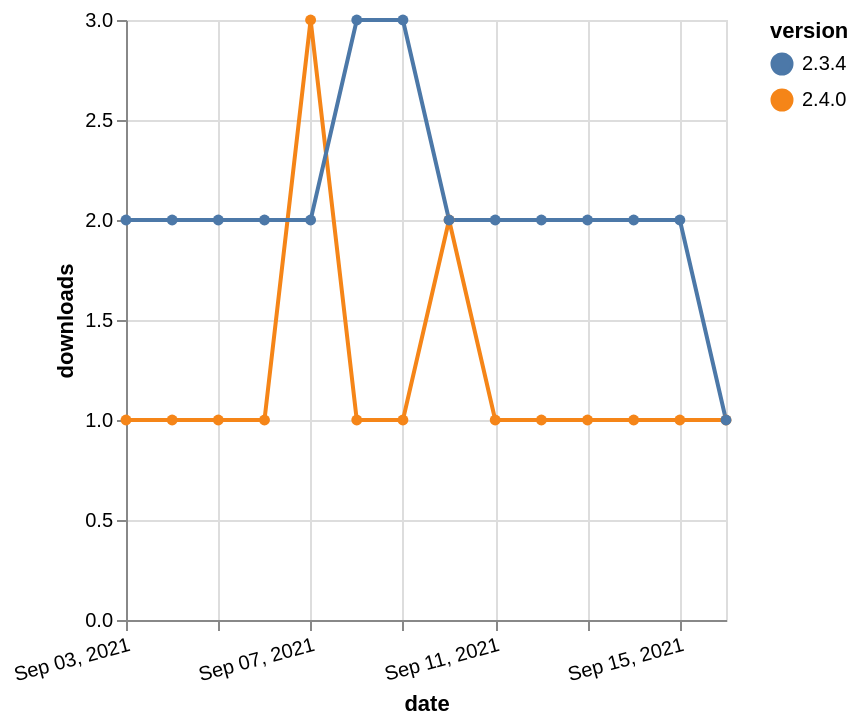

Vega-Lite specification for this chart:
### Vega-Lite specification from a JSON file in a GitHub repository (floating-point values rounded to 4 significant figures)
{"$schema": "https://vega.github.io/schema/vega-lite/v5.json", "description": "A simple bar chart with embedded data.", "data": {"values": [{"date": "2021-09-03", "total": 213, "delta": 1, "version": "2.4.0"}, {"date": "2021-09-04", "total": 214, "delta": 1, "version": "2.4.0"}, {"date": "2021-09-05", "total": 215, "delta": 1, "version": "2.4.0"}, {"date": "2021-09-06", "total": 216, "delta": 1, "version": "2.4.0"}, {"date": "2021-09-07", "total": 219, "delta": 3, "version": "2.4.0"}, {"date": "2021-09-08", "total": 220, "delta": 1, "version": "2.4.0"}, {"date": "2021-09-09", "total": 221, "delta": 1, "version": "2.4.0"}, {"date": "2021-09-10", "total": 223, "delta": 2, "version": "2.4.0"}, {"date": "2021-09-11", "total": 224, "delta": 1, "version": "2.4.0"}, {"date": "2021-09-12", "total": 225, "delta": 1, "version": "2.4.0"}, {"date": "2021-09-13", "total": 226, "delta": 1, "version": "2.4.0"}, {"date": "2021-09-14", "total": 227, "delta": 1, "version": "2.4.0"}, {"date": "2021-09-15", "total": 228, "delta": 1, "version": "2.4.0"}, {"date": "2021-09-16", "total": 229, "delta": 1, "version": "2.4.0"}, {"date": "2021-09-03", "total": 2232, "delta": 2, "version": "2.3.4"}, {"date": "2021-09-04", "total": 2234, "delta": 2, "version": "2.3.4"}, {"date": "2021-09-05", "total": 2236, "delta": 2, "version": "2.3.4"}, {"date": "2021-09-06", "total": 2238, "delta": 2, "version": "2.3.4"}, {"date": "2021-09-07", "total": 2240, "delta": 2, "version": "2.3.4"}, {"date": "2021-09-08", "total": 2243, "delta": 3, "version": "2.3.4"}, {"date": "2021-09-09", "total": 2246, "delta": 3, "version": "2.3.4"}, {"date": "2021-09-10", "total": 2248, "delta": 2, "version": "2.3.4"}, {"date": "2021-09-11", "total": 2250, "delta": 2, "version": "2.3.4"}, {"date": "2021-09-12", "total": 2252, "delta": 2, "version": "2.3.4"}, {"date": "2021-09-13", "total": 2254, "delta": 2, "version": "2.3.4"}, {"date": "2021-09-14", "total": 2256, "delta": 2, "version": "2.3.4"}, {"date": "2021-09-15", "total": 2258, "delta": 2, "version": "2.3.4"}, {"date": "2021-09-16", "total": 2259, "delta": 1, "version": "2.3.4"}]}, "width": "container", "mark": {"type": "line", "point": {"filled": true}}, "encoding": {"x": {"field": "date", "type": "temporal", "timeUnit": "yearmonthdate", "title": "date", "axis": {"labelAngle": -15}}, "y": {"field": "delta", "type": "quantitative", "title": "downloads"}, "color": {"field": "version", "type": "nominal"}, "tooltip": {"field": "delta"}}}
